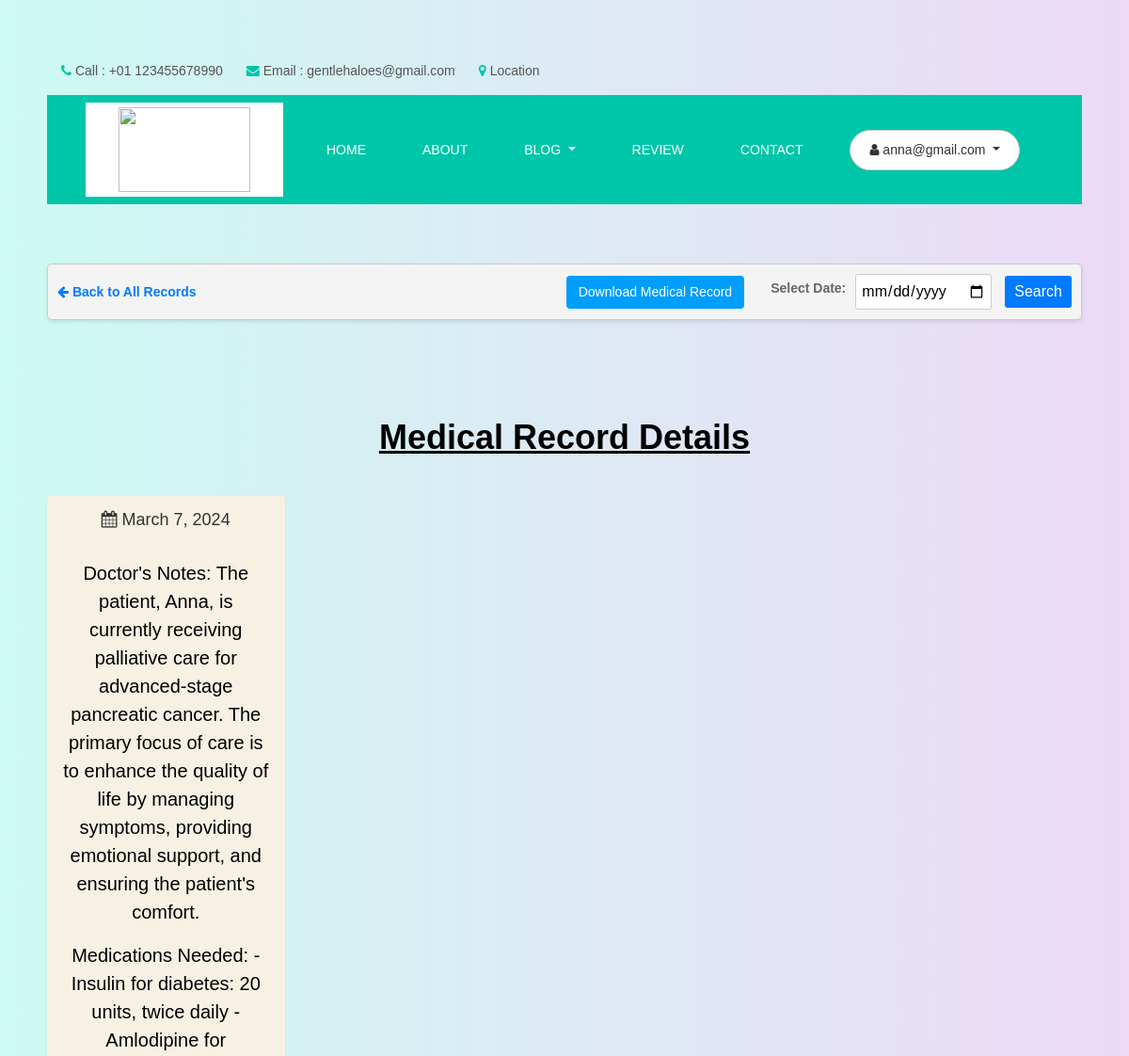
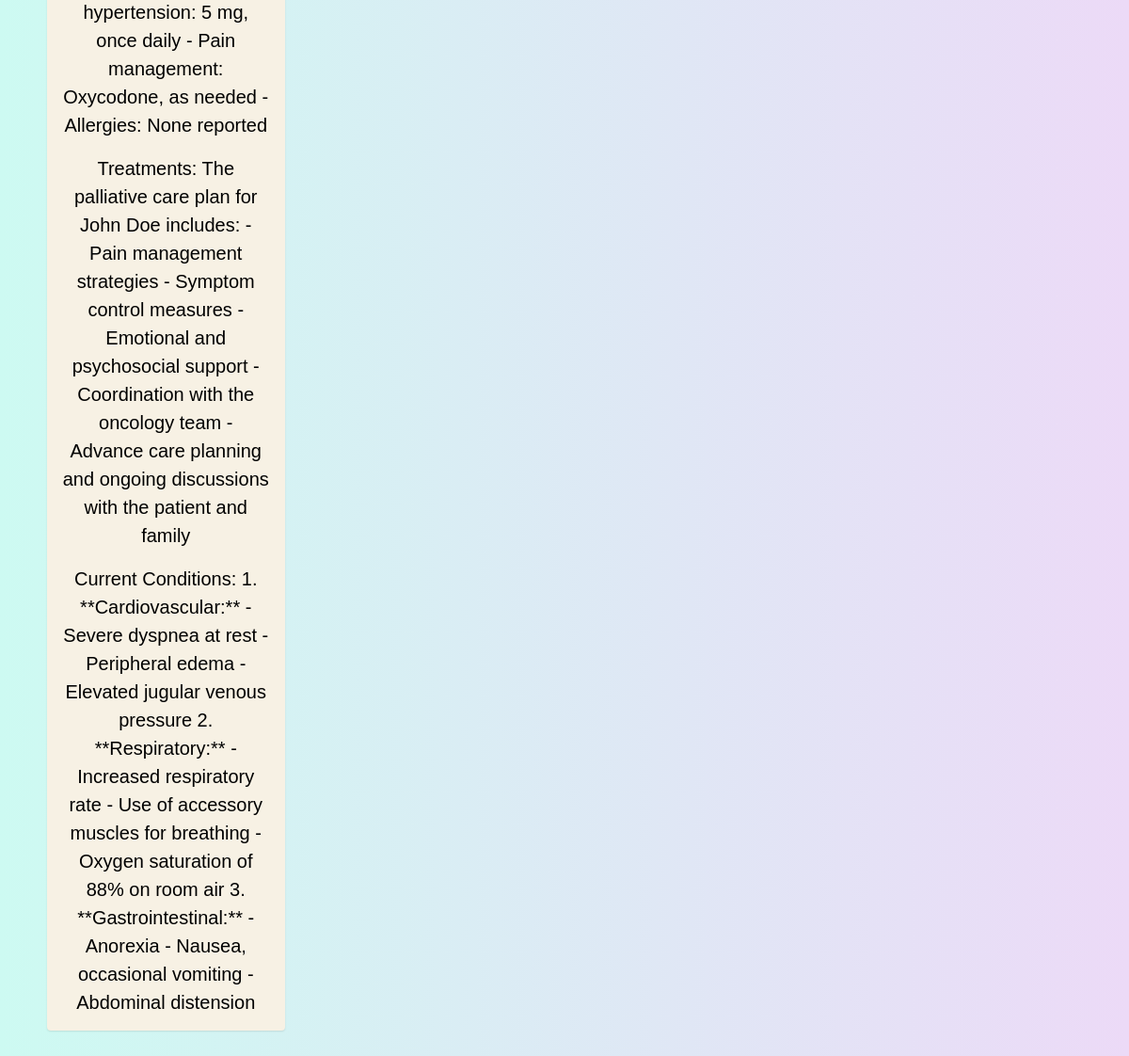
/medical_record_display (signed in), run on an earlier commit of the app's database (2 pictures, top to bottom).
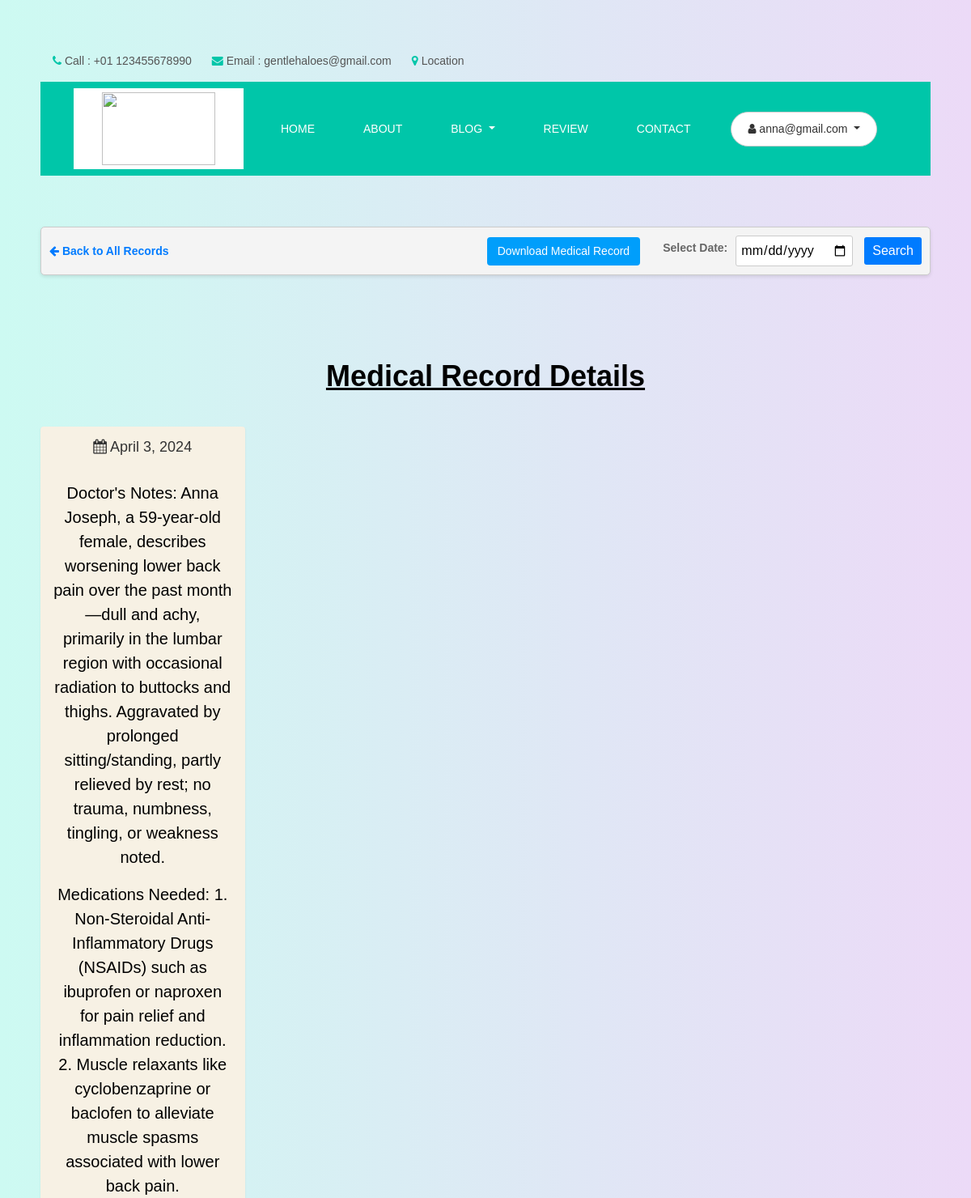
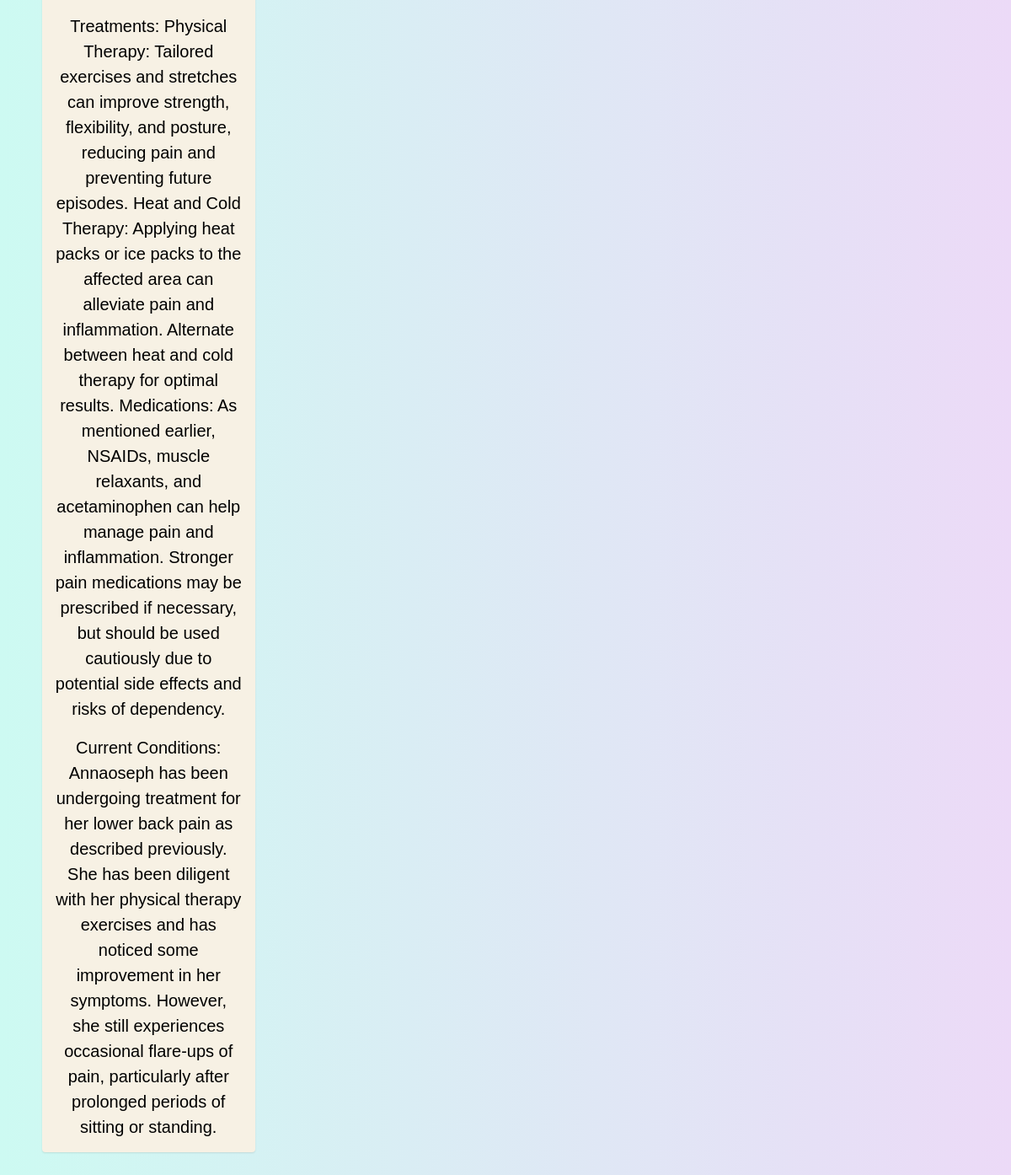
And on a later commit of the database (2 pictures, top to bottom).
### GHapp/models.py (models this page shows)
class MedicalRecord(models.Model):
    user = models.ForeignKey(CustomUser, on_delete=models.CASCADE, blank=True, null=True)
    first_name = models.CharField(max_length=255, null=True, blank=True)
    last_name = models.CharField(max_length=255, null=True, blank=True)
    date = models.DateField( null=True, blank=True)
    doctor_notes = models.TextField( null=True, blank=True)
    medications_needed = models.TextField( null=True, blank=True)
    treatments = models.TextField( null=True, blank=True)
    current_conditions = models.TextField( null=True, blank=True)

### GHapp/views.py (the view)
# urls.py: path('medical_record_display', views.medical_record_display, name="medical_record_display"),
@login_required
def medical_record_display(request):
    medical_record = MedicalRecord.objects.filter(user=request.user).order_by('-date')
    return render(request, "medical_record_display.html", {"medical_record": medical_record})

### templates/medical_record_display.html (shortened to what the changed rows need)
{% load static %}
<!DOCTYPE html>
<html>
<head>
  <link rel="stylesheet" type="text/css" href="{% static 'css/bootstrap.css' %}" />
  <link rel="stylesheet" type="text/css" href="https://cdnjs.cloudflare.com/ajax/libs/OwlCarousel2/2.3.4/assets/owl.carousel.min.css" />
  <link href="{% static 'css/font-awesome.min.css' %}" rel="stylesheet" />
  <link rel="stylesheet" href="https://cdnjs.cloudflare.com/ajax/libs/jquery-nice-select/1.1.0/css/nice-select.min.css" />
  <link rel="stylesheet" href="https://cdnjs.cloudflare.com/ajax/libs/bootstrap-datepicker/1.3.0/css/datepicker.css">
  <link href="{% static 'css/style.css' %}" rel="stylesheet" />
  <link href="{% static 'css/responsive.css' %}" rel="stylesheet" />
    <link rel="stylesheet" type="text/css" href="{% static 'assets/css/bootstrap.min.css' %}">
    <link rel="stylesheet" type="text/css" href="{% static 'assets/css/font-awesome.min.css' %}">
    <link rel="stylesheet" type="text/css" href="{% static 'assets/css/style.css' %}">
</head>
<body>
    <div class="hero_area">
        <BR><BR><BR>
    <BR><BR><BR>
    <h1>Medical Record Details</h1>
<BR>
  <div class="row doctor-grid">
    {% for medical_record in medical_record %}
            <div class="col-md-4 col-sm-4 col-lg-3">
                <div class="profile-widget">
                    <h4 class="doctor-name text-ellipsis"><a href="profile.html"><i class="fa fa-calendar"> </i> {{ medical_record.date }}</a></h4>
                    <div class="user-country">
                         <br>
                    </div>
                    <div>
                        <p class="card-text">Doctor's Notes: {{ medical_record.doctor_notes }}</p>
                        <p class="card-text">Medications Needed: {{ medical_record.medications_needed }}</p>
                        <p class="card-text">Treatments: {{ medical_record.treatments }}</p>
                        <p class="card-text">Current Conditions: {{ medical_record.current_conditions }}</p>
                    </div>
                </div>
            </div>
        {% endfor %}
   </div>
</body>
</html>

What changed in the data, as far as the page shows it:
removed MedicalRecord: date "March 7, 2024", doctor_notes "The patient, Anna, is currently receiving palliative care for advanced-stage pancreatic cancer. The primary focus of care is to enhance the quality of life by managing symptoms, providing emotional support, and ensuring the patient's comfort.", medications_needed "- Insulin for diabetes: 20 units, twice daily - Amlodipine for hypertension: 5 mg, once daily - Pain management: Oxycodone, as needed - Allergies: None reported", treatments "The palliative care plan for John Doe includes: - Pain management strategies - Symptom control measures - Emotional and psychosocial support - Coordination with the oncology team - Advance care planning and ongoing discussions with the patient and family", current_conditions "1. **Cardiovascular:** - Severe dyspnea at rest - Peripheral edema - Elevated jugular venous pressure 2. **Respiratory:** - Increased respiratory rate - Use of accessory muscles for breathing - Oxygen saturation of 88% on room air 3. **Gastrointestinal:** - Anorexia - Nausea, occasional vomiting - Abdominal distension"
added MedicalRecord: date "April 3, 2024", doctor_notes "Anna Joseph, a 59-year-old female, describes worsening lower back pain over the past month—dull and achy, primarily in the lumbar region with occasional radiation to buttocks and thighs. Aggravated by prolonged sitting/standing, partly relieved by rest; no trauma, numbness, tingling, or weakness noted.", medications_needed "1. Non-Steroidal Anti-Inflammatory Drugs (NSAIDs) such as ibuprofen or naproxen for pain relief and inflammation reduction. 2. Muscle relaxants like cyclobenzaprine or baclofen to alleviate muscle spasms associated with lower back pain.", treatments "Physical Therapy: Tailored exercises and stretches can improve strength, flexibility, and posture, reducing pain and preventing future episodes. Heat and Cold Therapy: Applying heat packs or ice packs to the affected area can alleviate pain and inflammation. Alternate between heat and cold therapy for optimal results. Medications: As mentioned earlier, NSAIDs, muscle relaxants, and acetaminophen can help manage pain and inflammation. Stronger pain medications may be prescribed if necessary, but should be used cautiously due to potential side effects and risks of dependency.", current_conditions "Annaoseph has been undergoing treatment for her lower back pain as described previously. She has been diligent with her physical therapy exercises and has noticed some improvement in her symptoms. However, she still experiences occasional flare-ups of pain, particularly after prolonged periods of sitting or standing."
